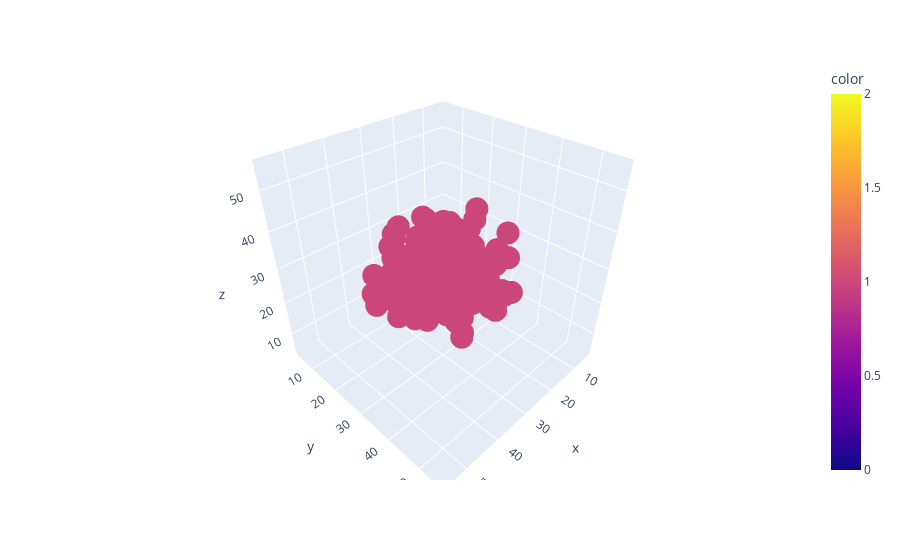

This figure's notebook cell:
### Markdown cell above
## 1.1 Visualizing the data

### Code cell
px.scatter_3d(data_frame=data, x=data[:, 0], y=data[:, 1], z=data[:, 2], color=y)

### Figure 1 — Plotly figure (JSON) as saved in the notebook; plotly's stock layout.template omitted (floating-point values rounded to 4 significant figures; data arrays with more than 128 entries replaced by an {"elided": "..."} marker saying what was removed)
{"data": [{"hovertemplate": "x=%{x}<br>y=%{y}<br>z=%{z}<br>color=%{marker.color}<extra></extra>", "legendgroup": "", "marker": {"color": {"elided": "400 int values"}, "coloraxis": "coloraxis", "symbol": "circle"}, "mode": "markers", "name": "", "scene": "scene", "showlegend": false, "type": "scatter3d", "x": {"elided": "400 float values"}, "y": {"elided": "400 float values"}, "z": {"elided": "400 float values"}}], "layout": {"coloraxis": {"colorbar": {"title": {"text": "color"}}, "colorscale": [[0, "#0d0887"], [0.1111, "#46039f"], [0.2222, "#7201a8"], [0.3333, "#9c179e"], [0.4444, "#bd3786"], [0.5556, "#d8576b"], [0.6667, "#ed7953"], [0.7778, "#fb9f3a"], [0.8889, "#fdca26"], [1, "#f0f921"]]}, "legend": {"tracegroupgap": 0}, "margin": {"t": 60}, "scene": {"domain": {"x": [0, 1], "y": [0, 1]}, "xaxis": {"title": {"text": "x"}}, "yaxis": {"title": {"text": "y"}}, "zaxis": {"title": {"text": "z"}}}}}
